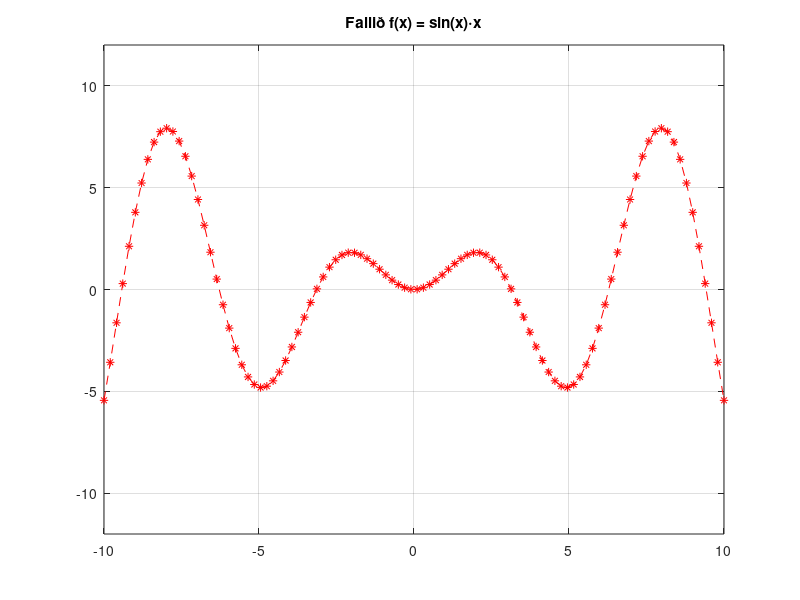

The MATLAB script that drew this image:
x = linspace(-10,10);
y = sin(x).*x;
plot(x,y,'r*--')
axis([-10 10 -12 12])
title('Fallið f(x) = sin(x)\cdot{}x')
grid on